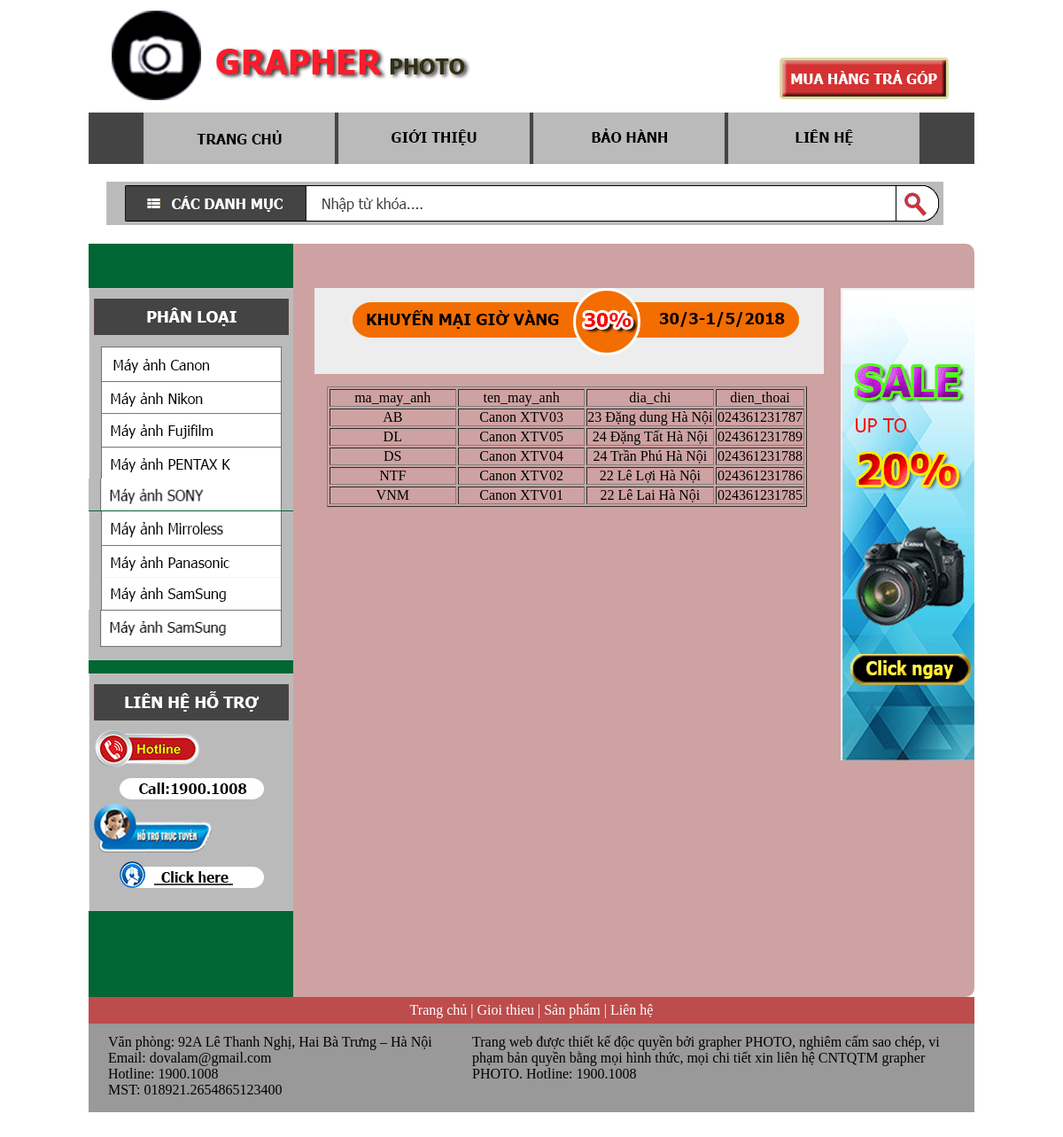
The app's page /web_may_anh/hangmayanh.php with its own data.
### tables this page shows
CREATE TABLE `hangmayanh` (
  `ma_may_anh` varchar(100) NOT NULL,
  `ten_may_anh` varchar(100) NOT NULL,
  `dia_chi` varchar(100) NOT NULL,
  `dien_thoai` text NOT NULL
);

### web_may_anh/hangmayanh.php (the view, shortened to what this page needs)
<!doctype html>
<html>
<head>
<link rel="stylesheet" type="text/css" href="style.css">
</head>
<body>
	<div class="container">
    	<div class="top"> <img src="images/image1_02.gif" width="1000" height="126"></div>
        <div class="menu">
        <ul>
        	<li> <a href="index.php"><img src="images/h_trangchu.gif" width="282" height="58"></a> </li>
            <li> <a href="#"><img src="images/h_gioi thieu.gif" width="220" height="58"></a> </li>
            <li> <a href="index.php"><img src="images/h_bao hanh.gif" width="220" height="58"></a> </li>
            <li> <a href="index.php"><img src="images/h_lienhe.gif" width="278" height="58"> </a></a>
		</li>
        </ul>
        </div>
        <div class="cacdanhmuc">
      		<img src="images/search.gif" width="945" height="49">
        </div>
        <div class="content">
        	<div class="left">
            	<div class="leftMenu">
                <img style="margin-top: 50px;" src="images/phanloai_03.gif" width="231" height="67">
                <ul>
                	<li><a href="hangcaphe.php"><img src="images/phanloai_05.gif" width="231" height="38"></a></li>
                    <li><a href="#"><img src="images/phanloai_06.gif" width="231" height="41"> </a></li>
                    <li><a href="#"><img src="images/phanloai_07.gif" width="231" height="38"></a></li>
                    <li><a href="#"><img src="images/phanloai_08.gif" width="231" height="42"></a></li>
                    <li><a href="#"><img src="images/phanloai_10.gif" width="231" height="36"> </a></li>
                    <li><a href="#"><img src="images/phanloai_12.gif" width="231" height="37"></a></li>
                    <li><a href="#"><img src="images/phanloai_13.gif" width="231" height="42"> </a></li>
                    <li><a href="#"><img src="images/phanloai_14.jpg" width="231" height="56"></a></li>
                    <li><a href="#"><img src="images/phanloai_17.jpg" width="231" height="57"></a></li>
                </ul>
                </div>
               		<img style="margin-top: 35px;" src="images/liên hệ.jpg" width="231" height="268">
            </div>
            <div class="mid">
            	<img style="margin: 50px 24px 0;" src="images/khuyenmai_03.jpg" width="575" height="97">
         		<table class="hangmayanh" border="1">
                    <tr>
                        <td>ma_may_anh   </td>
                        <td>ten_may_anh</td>
                        <td>dia_chi</td>
                        <td>dien_thoai</td>
                    </tr>
                    <?php
                        $link = mysqli_connect("localhost","root","","webmayanh");
                        $sql = "select * from hangmayanh";
                        $run = mysqli_query($link, $sql);
                        while ($row = mysqli_fetch_array($run)) {
                            echo "<tr>
                                <td>".$row["ma_may_anh"]."</td>
                                <td>".$row["ten_may_anh"]."</td>
                                <td>".$row["dia_chi"]."</td>
                                <td>".$row["dien_thoai"]."</td>
                            </tr>";
                        }
                    ?>
           		 </table>
            </div>
            <div class="right"><img style="margin-top:50px" src="images/image1_20.gif" width="151" height="533"></div>
        </div>
        <div class="fotter">
            <div class="fotter_menu">  <a href="#"> Trang chủ | Gioi thieu | Sản phẩm | Liên hệ </a> </div>
        	<div class="footer_content">
            	<table>
            		<tr>
                    	<td style="padding: 10px 0 0 20px;; width:409px"> Văn phòng: 92A Lê Thanh Nghị, Hai Bà Trưng – Hà Nội <br>
                        Email: dovalam@gmail.com <br>
                        Hotline: 1900.1008 <br>
                        MST: 018921.2654865123400 <br>
						</td>
                        <td valign="top" style="padding-top:10px;"> Trang web được thiết kế độc quyền bởi grapher PHOTO, nghiêm cấm sao chép, vi phạm bản quyền bằng mọi hình thức, mọi chi tiết xin liên hệ CNTQTM grapher PHOTO. Hotline: 1900.1008</td>
                    </tr>
            	</table>
            </div>
         </div>
    </div>
</body>
</html>

### web_may_anh/style.css (style rules this page uses)
* { margin: 0; padding: 0; }
.container { width:1000px; height:1335px ; margin:auto; }
.top { width:1000px; height:127px ; }
.menu { width:1000px; height:58px ; background-color:#960; }
.menu ul { list-style:none; display:inline }
.menu ul li { display: inline; width:111px; height:58px; font-size:0; }
.cacdanhmuc { width:960px; height:50px; margin: 20px; ; }
.content { width:1000px; height:850px ; background-color:#cea2a2; border-radius: 10px; }
.left { width:231px; height:850px ; float:left; background-color:#063 }
.leftMenu { width:231px; font-size: 0; }
.leftMenu ul { list-style: none; }
.leftMenu ul li { height: 37px; width: 205px; }
.leftMenu ul li img { font-size:0 }
.mid { width:618px ;height: 850px; float:left; }
.right { width:151px; height:850px ;float:left; }
.fotter { width:1000px; height:130px ; }
.fotter_menu { width:1000px; height:30px ; background-color:#bd4c4c; text-align:center; line-height:30px }
.fotter_menu a { text-decoration:none ;color: #fff; }
.footer_content { width:1000px; height:100px ; background-color:#999 }
.hangmayanh { margin: auto; margin-top: 10px; }
.hangmayanh tr td { width: 27%; text-align: center; }

### records on screen
hangmayanh: ma_may_anh "AB", ten_may_anh "Canon XTV03", dia_chi "23 Đặng dung Hà Nội", dien_thoai "024361231787"
hangmayanh: ma_may_anh "DL", ten_may_anh "Canon XTV05", dia_chi "24 Đặng Tất Hà Nội", dien_thoai "024361231789"
hangmayanh: ma_may_anh "DS", ten_may_anh "Canon XTV04", dia_chi "24 Trần Phú Hà Nội", dien_thoai "024361231788"
hangmayanh: ma_may_anh "NTF", ten_may_anh "Canon XTV02", dia_chi "22 Lê Lợi Hà Nội", dien_thoai "024361231786"
hangmayanh: ma_may_anh "VNM", ten_may_anh "Canon XTV01", dia_chi "22 Lê Lai Hà Nội", dien_thoai "024361231785"
